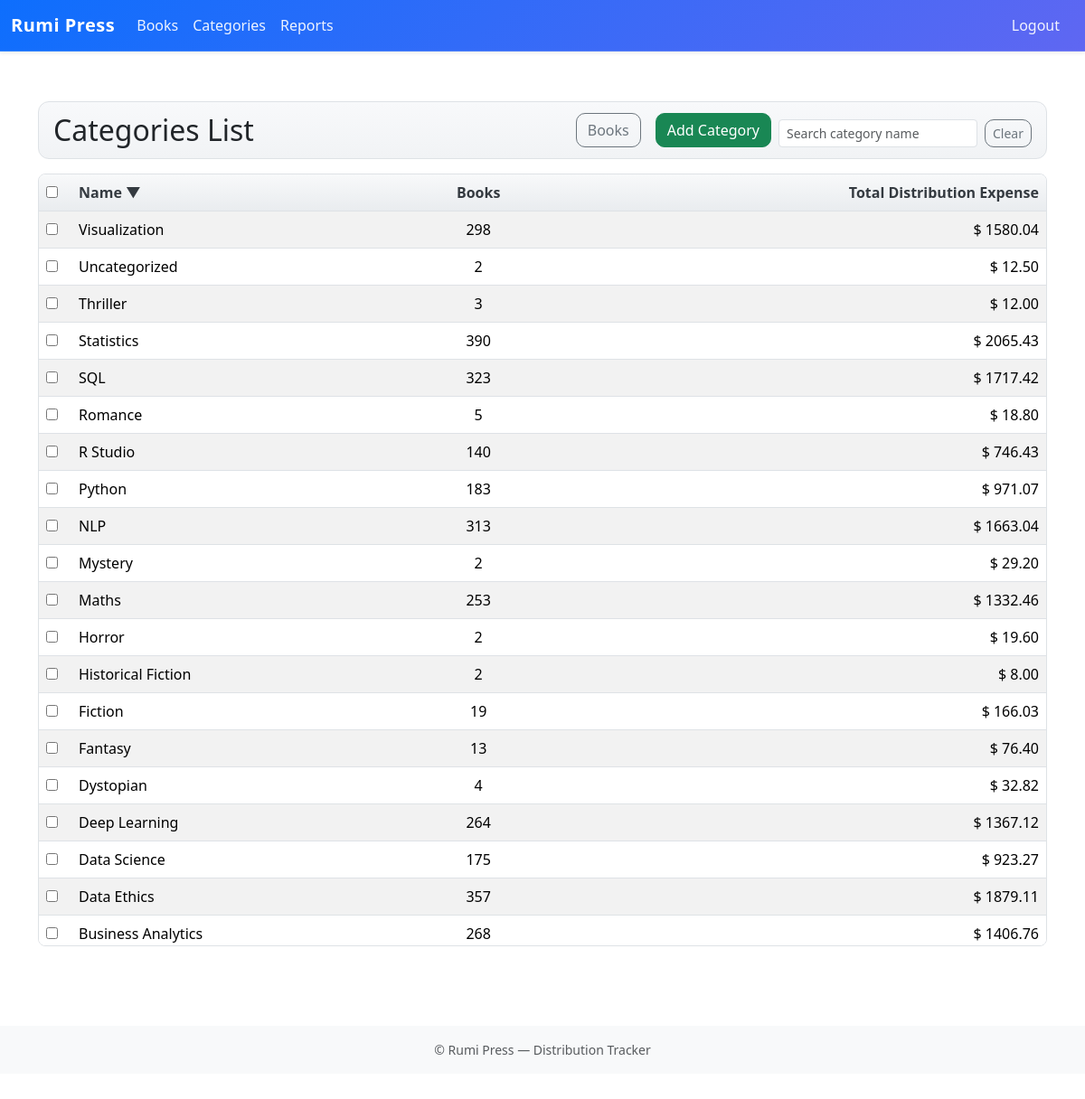
Screenshot of /distribution/categories/?sort=name&dir=desc (signed in) with the database file from the repository.
### distribution/models.py (models this page shows, shortened)
class Category(models.Model):
    name = models.CharField(max_length=100, unique=True)
    description = models.TextField(blank=True)
    created_by = models.ForeignKey(settings.AUTH_USER_MODEL, null=True, blank=True, on_delete=models.SET_NULL)
    class Meta:
        ordering = ['name']
        verbose_name_plural = "Categories"

### distribution/views.py (the view)
# urls.py: path('categories/', views.CategoryListView.as_view(), name='category_list'),
class CategoryListView(LoginRequiredMixin, AuditLoggingMixin, ListView):
    model = Category
    template_name = 'distribution/category_list.html'
    context_object_name = 'categories'
    paginate_by = 20
    def get_queryset(self):
        sort = self.request.GET.get('sort', 'name')
        direction = self.request.GET.get('dir', 'asc')
        q = self.request.GET.get('q')
        qs = (
            Category.objects
            .annotate(
                books_count=Count('books', distinct=True),
                total_expense=Coalesce(
                    Sum('books__distribution_expenses', output_field=DecimalField()),
                    Value(0),
                    output_field=DecimalField()
                )
            )
        )
        if q:
            qs = qs.filter(Q(name__icontains=q))
        sort_map = {
            'name': 'name',
            'books_count': 'books_count',
            'total_expense': 'total_expense',
        }
        order_field = sort_map.get(sort, 'name')
        order_by = order_field if direction != 'desc' else f'-{order_field}'
        return qs.order_by(order_by)
    def get_context_data(self, **kwargs):
        ctx = super().get_context_data(**kwargs)
        qs = self.request.GET.copy()
        qs.pop('page', None)
        ctx['querystring'] = qs.urlencode()
        ctx['sort'] = self.request.GET.get('sort', 'name')
        ctx['dir'] = self.request.GET.get('dir', 'asc')
        ctx['filters'] = {
            'q': self.request.GET.get('q', ''),
        }
        return ctx

### accounts/context_processors.py (called while the page is built)
def is_admin_flag(request):
    try:
        return { 'is_admin': is_admin(request.user) }
    except Exception:
        return { 'is_admin': False }

### accounts/mixins.py (called while the page is built)
def is_admin(user) -> bool:
    return user.is_authenticated and user.groups.filter(name="Admin").exists()

    def dispatch(self, request, *args, **kwargs):
        response = super().dispatch(request, *args, **kwargs)
        try:
            if request.user.is_authenticated and is_admin(request.user):
                action = "read" if request.method == "GET" else "update"
                model = self.model.__name__ if hasattr(self, "model") else self.__class__.__name__
                obj_id = ""
                if hasattr(self, "object") and getattr(self, "object", None):
                    obj_id = str(self.object.pk)
                AuditLog.objects.create(
                    actor=request.user,
                    action=action,
                    model=model,
                    object_id=obj_id,
                    details=f"path={request.path} method={request.method}",
                )
        except Exception:
            pass
        return response

### distribution/templates/distribution/category_list.html (shortened to what this page needs)
{% extends "base.html" %}
{% block content %}
<div class="container mt-4">
  <div class="d-flex justify-content-between align-items-center mb-3 rp-page-header">
    <h2 class="mb-0">Categories List</h2>
    <div class="d-flex flex-wrap align-items-end gap-2">
      <a href="{% url 'distribution:book_list' %}" class="btn btn-outline-secondary me-2">Books</a>
      <a href="{% url 'distribution:category_add' %}" class="btn btn-success">Add Category</a>
      <form id="catFiltersForm" method="get" class="d-flex align-items-center gap-2 mb-0">
        <input type="text" name="q" value="{{ filters.q }}" class="form-control form-control-sm" placeholder="Search category name" />
        <button id="catClearFilters" class="btn btn-outline-secondary btn-sm" type="button">Clear</button>
      </form>
    </div>
  </div>
  <form id="catBulkForm" method="post" action="{% url 'distribution:category_bulk_delete' %}" class="mb-2">
  <div class="table-responsive rp-table-wrap">
    <table class="table table-striped table-hover align-middle rp-table">
      <thead class="table-light" id="catsHead" data-sort="{{ sort }}" data-dir="{{ dir }}">
        <tr>
          <th style="width:36px;"><input type="checkbox" id="selectAllCats" /></th>
          <th>
            <a href="?sort=name&dir={% if sort == 'name' and dir == 'asc' %}desc{% else %}asc{% endif %}" class="sort-link text-decoration-none text-reset">
              Name
              {% if sort == 'name' %}<span class="sort-ind">{% if dir == 'asc' %}▲{% else %}▼{% endif %}</span>{% endif %}
            </a>
          </th>
          <th class="text-center">
            <a href="?sort=books_count&dir={% if sort == 'books_count' and dir == 'asc' %}desc{% else %}asc{% endif %}" class="sort-link text-decoration-none text-reset">
              Books
            </a>
          </th>
          <th class="text-end">
            <a href="?sort=total_expense&dir={% if sort == 'total_expense' and dir == 'asc' %}desc{% else %}asc{% endif %}" class="sort-link text-decoration-none text-reset">
              Total Distribution Expense
            </a>
          </th>
        </tr>
      </thead>
      <tbody id="catsRows">
        {% for cat in categories %}
        <tr>
          <td><input type="checkbox" name="selected" value="{{ cat.pk }}" class="row-check" /></td>
          <td>
            <a href="{% url 'distribution:category_edit' cat.pk %}" class="text-decoration-none text-reset">{{ cat.name }}</a>
          </td>
          <td class="text-center">{{ cat.books_count }}</td>
          <td class="text-end">$ {{ cat.total_expense|floatformat:2 }}</td>
        </tr>
        {% empty %}
        <tr>
          <td colspan="4" class="text-center text-muted">No categories found.</td>
        </tr>
        {% endfor %}
      </tbody>
    </table>
  </div>
  </form>
</div>
{% endblock %}

### distribution/static/distribution/css/site.css (style rules this page uses)
:root { --rp-accent: #0d6efd; --rp-border: #dee2e6; --rp-muted: #6c757d; }
.rp-table-wrap { position: relative; border: 1px solid var(--rp-border); border-radius: .5rem; }
.table-responsive.rp-table-wrap { max-height: 60vh; overflow: auto; }
table.rp-table thead th { position: sticky; top: 0; background: linear-gradient(180deg,#f8f9fa,#e9ecef); color: #343a40; border-bottom: 1px solid var(--rp-border); z-index: 2; }
table.rp-table { border-collapse: separate; border-spacing: 0; }
table.rp-table td, table.rp-table th { vertical-align: middle; }
table.rp-table td.text-end { font-variant-numeric: tabular-nums; }
table.rp-table a { color: #212529; text-decoration: none; }
.rp-main .btn { border-radius: 10px; }
.rp-page-header { padding:.75rem 1rem; border:1px solid var(--rp-border); border-radius:.75rem; background: linear-gradient(180deg,#f8f9fb,#f1f3f5); }

### rumipress/templates/base.html (style rules this page uses)
body { padding-top:72px; }

### rows the page displays
Category: name "Visualization", books_count "298", total_expense "1580.04"
Category: name "Uncategorized", books_count "2", total_expense "12.50"
Category: name "Thriller", books_count "3", total_expense "12.00"
Category: name "Statistics", books_count "390", total_expense "2065.43"
Category: name "SQL", books_count "323", total_expense "1717.42"
Category: name "Romance", books_count "5", total_expense "18.80"
Category: name "R Studio", books_count "140", total_expense "746.43"
Category: name "Python", books_count "183", total_expense "971.07"
Category: name "NLP", books_count "313", total_expense "1663.04"
Category: name "Mystery", books_count "2", total_expense "29.20"
Category: name "Maths", books_count "253", total_expense "1332.46"
Category: name "Horror", books_count "2", total_expense "19.60"
Category: name "Historical Fiction", books_count "2", total_expense "8.00"
Category: name "Fiction", books_count "19", total_expense "166.03"
Category: name "Fantasy", books_count "13", total_expense "76.40"
Category: name "Dystopian", books_count "4", total_expense "32.82"
Category: name "Deep Learning", books_count "264", total_expense "1367.12"
Category: name "Data Science", books_count "175", total_expense "923.27"
Category: name "Data Ethics", books_count "357", total_expense "1879.11"
Category: name "Business Analytics", books_count "268", total_expense "1406.76"
